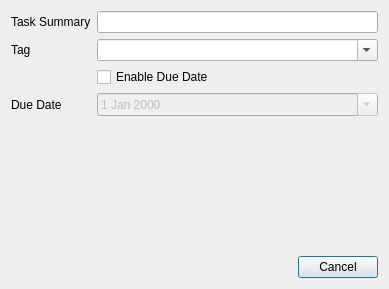
<?xml version="1.0" encoding="UTF-8"?>
<ui version="4.0">
 <class>EditTaskDialog</class>
 <widget class="QDialog" name="EditTaskDialog">
  <property name="geometry">
   <rect>
    <x>0</x>
    <y>0</y>
    <width>389</width>
    <height>289</height>
   </rect>
  </property>
  <property name="windowTitle">
   <string>Dialog</string>
  </property>
  <layout class="QGridLayout" name="gridLayout">
   <item row="0" column="0">
    <layout class="QFormLayout" name="formLayout">
     <item row="0" column="0">
      <widget class="QLabel" name="labelTaskSummary">
       <property name="text">
        <string>Task Summary</string>
       </property>
      </widget>
     </item>
     <item row="0" column="1">
      <widget class="QLineEdit" name="lineEditSummary"/>
     </item>
     <item row="1" column="0">
      <widget class="QLabel" name="labelTag">
       <property name="text">
        <string>Tag</string>
       </property>
      </widget>
     </item>
     <item row="1" column="1">
      <widget class="QComboBox" name="comboBoxTags">
       <property name="editable">
        <bool>true</bool>
       </property>
      </widget>
     </item>
     <item row="3" column="0">
      <widget class="QLabel" name="labelDue">
       <property name="text">
        <string>Due Date</string>
       </property>
      </widget>
     </item>
     <item row="3" column="1">
      <widget class="QDateEdit" name="dateEdit">
       <property name="enabled">
        <bool>false</bool>
       </property>
       <property name="calendarPopup">
        <bool>true</bool>
       </property>
      </widget>
     </item>
     <item row="2" column="1">
      <widget class="QCheckBox" name="checkBoxEnableCalendar">
       <property name="text">
        <string>Enable Due Date</string>
       </property>
      </widget>
     </item>
    </layout>
   </item>
   <item row="1" column="0">
    <widget class="QDialogButtonBox" name="buttonBox">
     <property name="standardButtons">
      <set>QDialogButtonBox::Cancel</set>
     </property>
    </widget>
   </item>
  </layout>
 </widget>
 <resources/>
 <connections/>
</ui>
